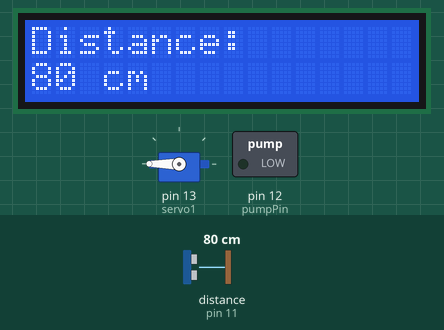
Recording of a sketch running on a simulated Arduino Uno, built with avr-gcc and run on an emulated ATmega328P. On the bench: 16×2 character LCD, servo, switched loads named in the sketch (green lamp = pin HIGH). Wiring (inferred from the names in the program): ultrasonic range finder: trigger pin 10; echo pin 11. Inputs (shaded band) come from the test bench; at power-on: distance to the obstacle (sensor on pin 11) 80 cm. The echo pulse lasts 58.3 µs per cm; random numbers use the default seed unless the sketch sets one; pins used as bus, display or sensor lines are not drawn; what the sketch prints to the serial monitor is not drawn.

Above: at 2.6 s.
2.7 s: distance to the obstacle (sensor on pin 11) set to 2 cm
At 5.1 s:
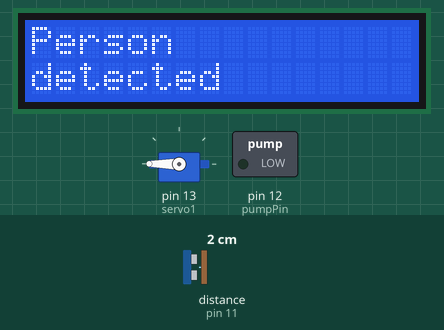
At 17.8 s:
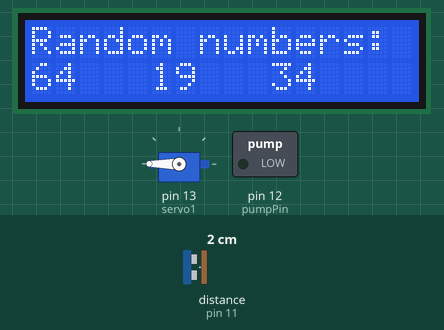
Timing chart, 0 to 19.3 s (numbered marks = the images above; inputs shaded):
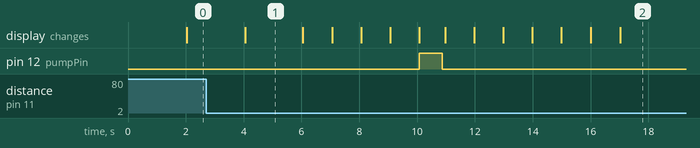

Measured:
- after the input at 2.7 s, pin 12 (pumpPin): LOW → HIGH after 7.4 s, → LOW 0.80 s later
- what the display in image 1 shows lasts 2.1 s, from 4.0 s to 6.1 s

The sketch:

SmartAlarm_Git.ino
```cpp
#include <Wire.h>
#include <LiquidCrystal_I2C.h>
#include <Keypad.h>
#include <Servo.h>

Servo servo1;

LiquidCrystal_I2C lcd(0x3F, 16, 2); // I2C address and display dimensions
const int triggerPin = 10; // Trigger pin for the ultrasonic sensor
const int echoPin = 11;    // Echo pin for the ultrasonic sensor
const int pumpPin = 12;    // Pump pin

const byte ROWS = 4;
const byte COLS = 4;
char keys[ROWS][COLS] = {
  {'1','2','3','A'},
  {'4','5','6','B'},
  {'7','8','9','C'},
  {'*','0','#','D'}
};
byte rowPins[ROWS] = {6, 7, 8, 9}; // Row connections
byte colPins[COLS] = {2, 3, 4, 5}; // Column connections
Keypad keypad = Keypad(makeKeymap(keys), rowPins, colPins, ROWS, COLS);

bool displayRandomNumbers = false;
int randomNumbers[3];

unsigned long lastMeasurementTime = 0;

void setup() {
  lcd.init();
  lcd.backlight();
  lcd.clear();
  lcd.begin(16, 2);

  servo1.attach(13);
  servo1.write(180); // Start in a neutral position

  pinMode(triggerPin, OUTPUT);
  pinMode(echoPin, INPUT);

  pinMode(pumpPin, OUTPUT);

  randomSeed(analogRead(0)); // Initialize random to get truly random numbers

  Serial.begin(9600);
}

void loop() {
  if (millis() - lastMeasurementTime >= 2000) {
    measureDistance();
    lastMeasurementTime = millis();
  }

  if (displayRandomNumbers) {
    displayRandom();
  }
}

void measureDistance() {
  long duration, distance;
  digitalWrite(triggerPin, LOW);
  delayMicroseconds(2);
  digitalWrite(triggerPin, HIGH);
  delayMicroseconds(10);
  digitalWrite(triggerPin, LOW);
  duration = pulseIn(echoPin, HIGH);
  distance = (duration / 2) / 29.1;

  if (distance <= 35) {
    displayRandomNumbers = true;
  } else {
    displayRandomNumbers = false;
    displayDistance(distance);
  }
}

void displayDistance(long distance) {
  lcd.clear();
  lcd.setCursor(0, 0);
  lcd.print("Distance:       ");
  lcd.setCursor(0, 1);
  lcd.print(distance);
  lcd.print(" cm");

  Serial.print("Distance: ");
  Serial.print(distance);
  Serial.println(" cm");
}

void displayRandom() {

  servo1.write(180);

  lcd.clear();
  lcd.setCursor(0, 0);
  lcd.print("Person");
  lcd.setCursor(0, 1);
  lcd.print("detected");

  delay(2000);

  lcd.clear();
  lcd.print("3");
  delay(1000);
  lcd.clear();
  lcd.print("2");
  delay(1000);
  lcd.clear();
  lcd.print("1");
  delay(1000);
  lcd.clear();
  lcd.print("Fire!!!");
  delay(1000);
  lcd.clear();

  digitalWrite(pumpPin, HIGH); // Set MOSFET pin to HIGH to activate pump
  delay(800);
  digitalWrite(pumpPin, LOW);
  delay(100);

  lcd.print("5");
  delay(1000);
  lcd.clear();
  lcd.print("4");
  delay(1000);
  lcd.clear();
  lcd.print("3");
  delay(1000);
  lcd.clear();
  lcd.print("2");
  delay(1000);
  lcd.clear();
  lcd.print("1");
  delay(1000);

  lcd.clear();
  lcd.print("Step 1");
  delay(1000);

  generateRandomNumbers();

  int sum = 0;
  for (int i = 0; i < 3; ++i)
  {
    sum += randomNumbers[i];
  }

  while (true)
  {
    int userInput = 0;
    lcd.clear(); // Display random numbers
    lcd.setCursor(0, 0);
    lcd.print("Random numbers: ");

    for (int i = 0; i < 3; i++) // Print random numbers
    {
      lcd.setCursor(i * 5, 1);
      lcd.print(randomNumbers[i]);
      lcd.print(" ");
    }
    while (true)
    {
      char key = keypad.getKey();
      if (key >= '0' && key <= '9') {
        userInput = userInput * 10 + (key - '0');
        lcd.clear();
        lcd.setCursor(0, 0);
        lcd.print("Answer: ");
        lcd.print(userInput);

        Serial.print("User input: ");
        Serial.println(userInput);
    } else if (key == 'A') {
      break;
    }
  }

  if (userInput == sum) {
    lcd.clear();
    lcd.print("Correct!");
    delay(1000);

    break; // Move to step 2

  } else {
    lcd.clear();
    lcd.print("Incorrect result");
    lcd.setCursor(0, 1);
    lcd.print("Try again!");
    delay(2000); // Add a slight delay before clearing the display
  }
  }

  lcd.clear();
  lcd.print("Step 2");
  delay(1000);

  generateRandomNumbers();

  sum = 0;
  for (int i = 0; i < 3; ++i)
  {
    sum += randomNumbers[i];
  }

  while (true)
  {
    int userInput = 0;
    lcd.clear(); // Display random numbers
    lcd.setCursor(0, 0);
    lcd.print("Random numbers: ");

    for (int i = 0; i < 3; i++) // Print random numbers
    {
      lcd.setCursor(i * 5, 1);
      lcd.print(randomNumbers[i]);
      lcd.print(" ");
    }
    while (true)
    {
      char key = keypad.getKey();
      if (key >= '0' && key <= '9') {
        userInput = userInput * 10 + (key - '0');
        lcd.clear();
        lcd.setCursor(0, 0);
        lcd.print("Answer: ");
        lcd.print(userInput);

        Serial.print("User input: ");
        Serial.println(userInput);
    } else if (key == 'A') {
      break;
    }
  }

  if (userInput == sum) {
    lcd.clear();
    lcd.print("Correct!");
    lcd.setCursor(0, 1);
    lcd.print("Are you awake? :)");
    delay(2000);

    for (int i=180; i>= 90; i--)
    {
      servo1.write(i);
      delay(4);
    }

    lcd.clear();
    lcd.print("Lock");
    lcd.setCursor(0, 1);
    lcd.print("unlocked");
    delay(3000);

    for (int i=90; i< 180; i++)
    {
      servo1.write(i);
      delay(4);
    }

    displayRandomNumbers = false; // Set to false to measure distance again

    break; // Process completed

  } else {
    lcd.clear();
    lcd.print("Incorrect result");
    lcd.setCursor(0, 1);
    lcd.print("Try again!");
    delay(2000); // Add a slight delay before clearing the display
  }
  }

}

void generateRandomNumbers() {
  for (int i = 0; i < 3; i++) {
    randomNumbers[i] = random(80);
  }
}
```
